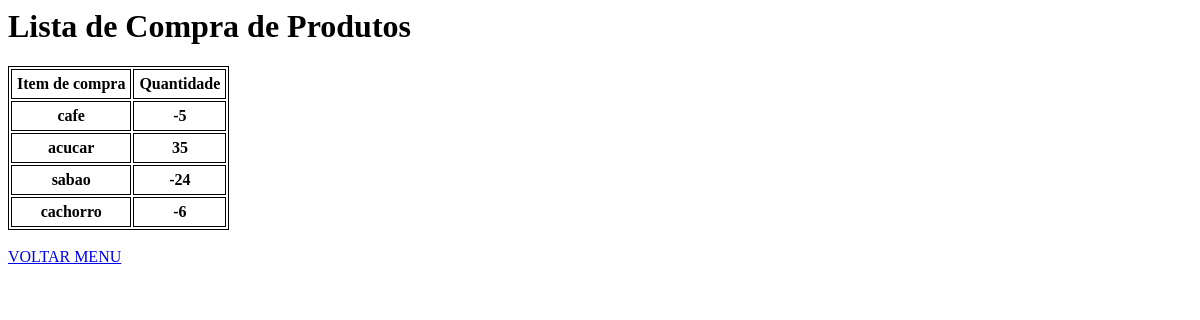
The app's page /estoque/lista_compra, older data.
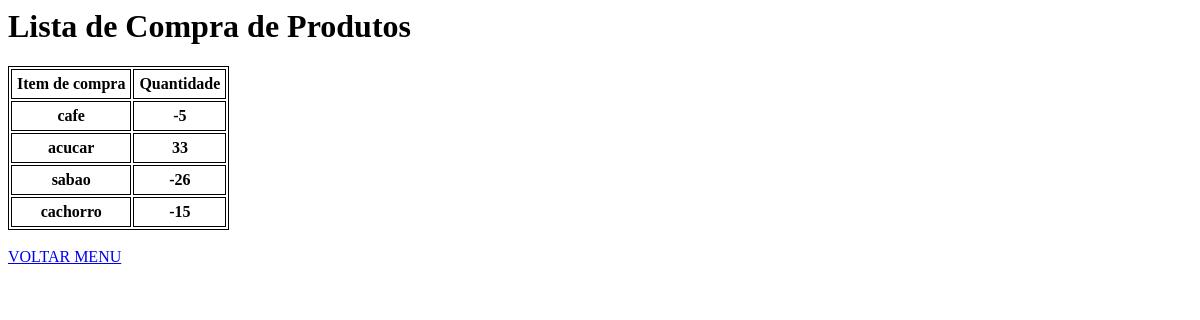
The same page, newer data.
### app_estoque/models.py (models this page shows, shortened)
class Produto(models.Model):
    data_cad = models.DateTimeField(auto_now_add='True')
    item_text = models.CharField(max_length=200, unique=True)
    item_descricao = models.TextField(blank=True )
    min_estoque = models.IntegerField(default=0)
    total_estoque = models.IntegerField(default=0)

### app_estoque/views.py (the view)
# urls.py: path('lista_compra', views.lista_compra, name='lista_compra'),
def lista_compra(request):
    produtos = Produto.objects.all()
    return render(request, 'lista_compra.html', {'produtos':produtos})

### app_estoque/templates/lista_compra.html (shortened to what this page needs)
<h1>Lista de Compra de Produtos</h1>
{% load mathfilters %}
<table>
  <tr>
    <th>Item de compra</th>
    <th>Quantidade</th>
  </tr>
{% for produto in produtos %}
  <tr>
    <th>{{ produto.item_text }}</th>
    <th>{{produto.min_estoque|sub:produto.total_estoque}}</th>
  </tr>
{% endfor %}
</table><br>
<a href="{% url 'index' %}">VOLTAR MENU</a>

Row changes from the older to the newer data that the page shows:
changed Produto "acucar": min_estoque|sub "35" → "33"
changed Produto "sabao": min_estoque|sub "-24" → "-26"
changed Produto "cachorro": min_estoque|sub "-6" → "-15"
